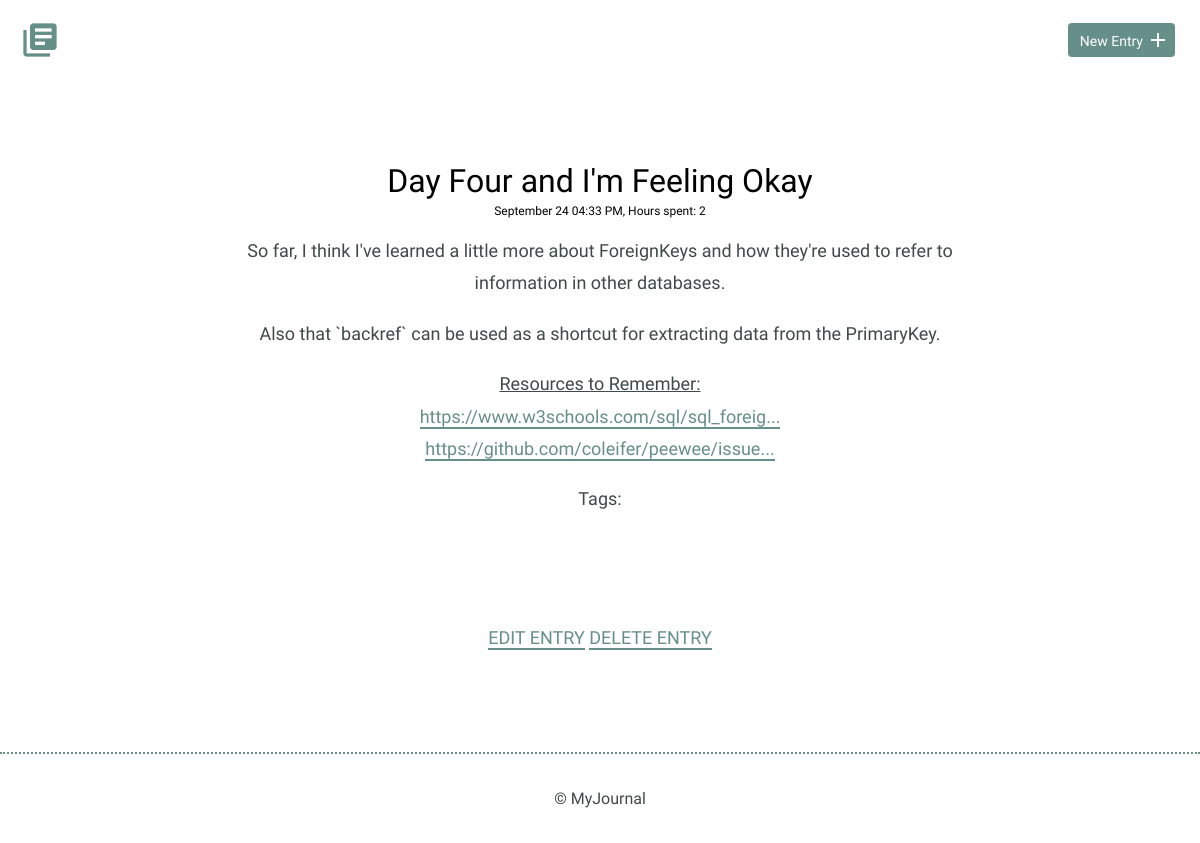
/entries/3, run on the app's committed database.
### models.py (models this page shows)
class BaseModel(Model):
    class Meta:
        database = DATABASE

class Entry(BaseModel):
    title = CharField(max_length=100)
    date = DateTimeField(default=datetime.datetime.now)
    time_spent = IntegerField(default=0)
    learned = TextField(null=False)
    remember = TextField(default=" ")

### app.py (the view)
@app.route("/entries/<id>")
def detail(id):
    info = models.Entry.get(models.Entry.id==id)
    tags = (models.Tags
              .select()
              .join(models.EntryTags)
              .where(models.EntryTags.entry_id==info.id)
              .order_by(models.Tags.tag))
    return render_template("detail.html", id=info, tags=tags)

### templates/detail.html (shortened to what this page needs)
{% extends "layout.html" %}
{% block content %}
<section>
    <div class="container">
        <div class="entry-list single">
            <article>
                    <h2>{{ id.title}}</h2>
                    <div class="small">{{ id.date.strftime('%B %d %I:%M %p') }},
                        Hours spent: {{ id.time_spent }}</div>
                        {% for item in id.learned.split('\n') %}
                            <p>{{ item }}</p>
                        {% endfor %}
                    {% if id.remember != " " and id.remember != "": %}
                        <p><u>Resources to Remember:</u><br>
                            {% for item in id.remember.split('\n') %}
                                {% if "http" in item: %}
                                    {{ item|urlize(40, True, target="_blank") }}<br>
                                {% else: %}
                                    {{ item }} <br>
                                {% endif %}
                            {% endfor %}
                        </p>
                    {% endif %}
                <p>Tags:
            </p>
            </article>
        </div>
    </div>
    <div class="edit">
        <p>
            <a href="{{ url_for('edit', id=id.id) }}">Edit Entry</a>
            <a href="{{ url_for('delete', id=id.id) }}">Delete Entry</a>
        </p>
    </div>
</section>
{% endblock %}

### static/css/site.css (style rules this page uses)
body { font-size: 16px; color: #404a49; font-family: 'Cousine', serif; font-weight: 400; }
.container { margin: 0 auto; padding: 0 25px; }
h1, h2, h3 { margin: 0; font-weight: 400; line-height: 1em; color: #000; }
h2 { font-size: 32px; }
.small { margin: 0; font-weight: 200; line-height: 1em; font-size: 12px; color: #000; }
p { line-height: 1.8em; font-size: 18px; }
p a { border-bottom: 2px solid #678f89; padding: 0; color: #678f89; text-decoration: none; }
.entry-list, .edit-entry, .new-entry { max-width: 800px; margin: 0 auto; padding: 70px 0 150px 0; }
.entry-list article { margin-bottom: 70px; text-align: center; }
.entry-list article:last-child { margin-bottom: 0; }
.entry-list article h2 { margin-bottom: 8px; }
.entry-list.single { padding-bottom: 70px; }
.edit { padding-bottom: 80px; text-align: center; margin: 0 auto; }
.edit a { font-weight: 400; text-transform: uppercase; font-size: 18px; }

### data on the page
Entry: title "Day Four and I'm Feeling Okay", date "September 24 04:33 PM", time_spent "2"

### other printed values
{{ item }} "So far, I think I've learned a little more about ForeignKeys and how they're used to refer to information in other databases." "Also that `backref` can be used as a shortcut for extracting data from the PrimaryKey."
{{ item|urlize(40, True, target="_blank") }} "https://www.w3schools.com/sql/sql_foreig..." "https://github.com/coleifer/peewee/issue..."
